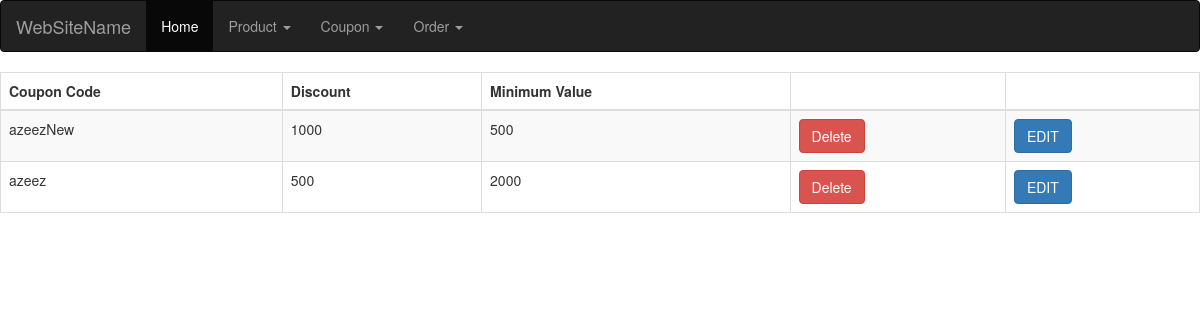
/admin/managecoupon.php, run on the app's committed database.
### tables this page shows
CREATE TABLE `coupon` (
  `id` int(20) NOT NULL,
  `couponcode` varchar(250) NOT NULL,
  `discount` varchar(250) NOT NULL,
  `min_val` varchar(250) NOT NULL
);

### admin/managecoupon.php (the view)
<?php include "header.php";
$selquery = $con->prepare("SELECT * FROM coupon");
$selquery->execute();
$result = $selquery->fetchAll(PDO::FETCH_ASSOC);
if($result > 0){
 ?>
<table class="table table-striped table-bordered">
    <thead class="thead-dark">
        <tr>
            <th>Coupon Code</th>
            <th>Discount</th>
            <th>Minimum Value</th>
            <th></th>
            <th></th>
        </tr>
    </thead>
    <tbody>
        <?php
    foreach($result as $row){
     $id = $row['id'];
     $code = $row['couponcode'];
     $discount = $row['discount'];
     $minval = $row['min_val'];
     echo "<tr>
     <td>$code</td>
     <td>$discount</td>
     <td>$minval</td>
     <td><a href='delete.php?coupon=$id' class='btn btn-danger'>Delete</a></td>
     <td><a href='editcoupon.php?edit=$id' class='btn btn-primary'>EDIT</a></td>
     </tr>";
    }
    ?>
        <?php }
?>
    </tbody>
</table>
<?php include "admin_footer.php"; ?>

### admin/css/style.css (style rules this page uses)
* { padding:0; margin:0; box-sizing: border-box; }
body { overflow-x: hidden; }

### data on the page
coupon: couponcode "azeezNew", discount "1000", min_val "500"
coupon: couponcode "azeez", discount "500", min_val "2000"
